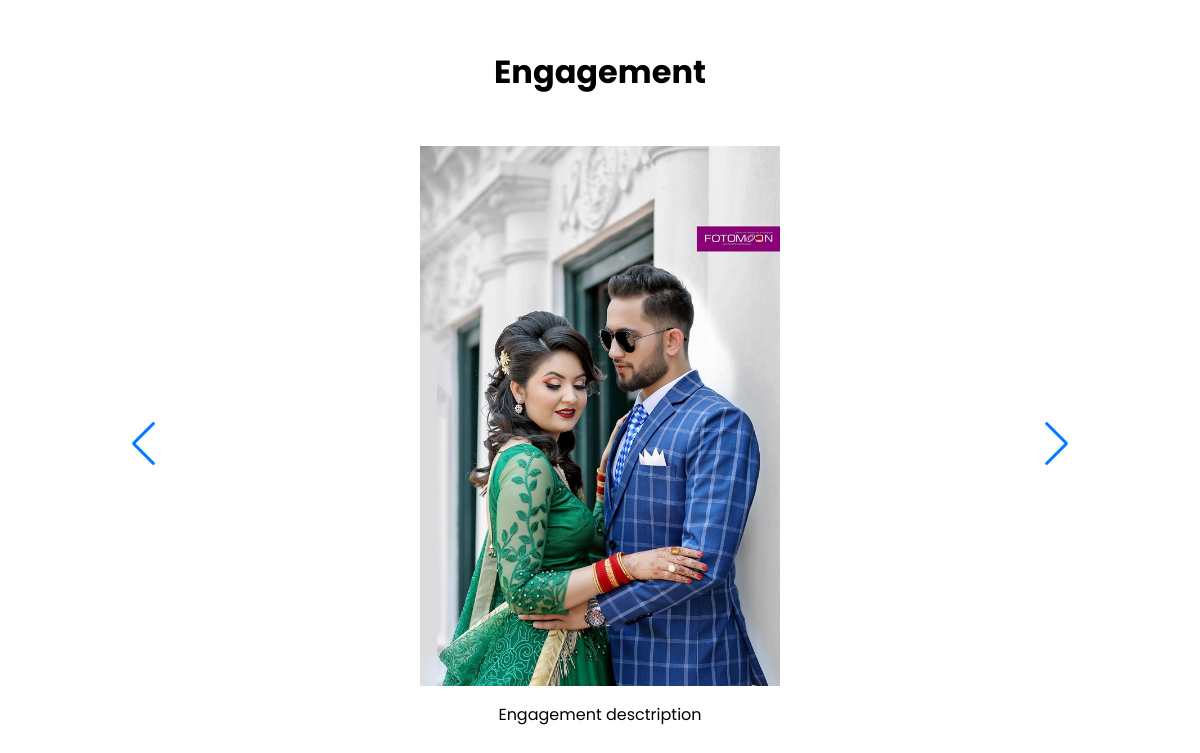
The page /portfolio-description/fd75fb0f-6cbc-43d7-9042-9193f93982f6/ on the database its author committed.
### gallery/models.py (models this page shows, shortened)
class Portfolio(models.Model):
    name = models.CharField(max_length=255, null=False, blank=False, verbose_name="Portfolio Name")
    id = models.UUIDField(default=uuid.uuid4, unique=True,
                          primary_key=True, editable=False)
    photo = models.ImageField(upload_to='images/portfolio/', blank=False,null=True, verbose_name="Cover Photo")
    created= models.DateTimeField(auto_now_add=True, null=True)

class PhotoPortfolio(models.Model):
    PHOTO_TYPE = (
        ('wide', 'Wide'),
        ('big', 'Big'),
        ('normal', 'Normal'),
    )
    photo_type = models.CharField(max_length=200, choices = PHOTO_TYPE, null=True)
    description = models.CharField(null=True, blank=False, max_length=250)
    photo = models.ImageField(upload_to='images/portfolio/', blank=False)
    portfolio = models.ForeignKey(
        'Portfolio', verbose_name="Portfolio", on_delete=models.CASCADE, null=True)
    uploaded = models.DateTimeField(auto_now_add=True)
    id = models.UUIDField(default=uuid.uuid4, unique=True,
                          primary_key=True, editable=False)

### gallery/views.py (the view)
# urls.py: path('portfolio-description/<str:pk>/', views.portfolio_description, name='portfolio_description'),
def portfolio_description(request, pk):
    portfolioObj = Portfolio.objects.get(id=pk)
    context = {'portfolio': portfolioObj}
    return render (request, 'gallery/portfolio_description.html', context)

### gallery/templates/gallery/portfolio_description.html (shortened to what this page needs)
{% extends 'main.html' %}
{% load static %}
{% block styles %}
<link rel="stylesheet" href="{% static 'css/portfolio_description.css' %}" />
{% endblock styles %}
{% block content %}
<h1>{{portfolio.name}}</h1>
<div class="swiper">
    <div class="swiper-wrapper">
        {% for photo in portfolio.photoportfolio_set.all %}
        <div class="swiper-slide">
            <div class="container">
                <img src="{{photo.photo.url}}" alt="" class="{{photo.photo_type}}}" />
            </div>
            <p>{{photo.description}}</p>
        </div>
        {% endfor %}
    </div>
    <div class="swiper-button-prev"></div>
    <div class="swiper-button-next"></div>
</div>
{% endblock content %}

### static/css/main.css (style rules this page uses)
body { position: relative; width: 100%; box-sizing: border-box; margin: 0; padding: 0; }
html { scroll-behavior: smooth; }
* { font-family: 'Poppins', sans-serif; }

### static/css/portfolio_description.css (style rules this page uses)
html { scroll-behavior: smooth; }
* { font-family: 'Poppins', sans-serif; }
h1 { text-align: center; margin: 1.5em auto; }
.swiper { width: 80%; height: 75vh; margin: 2.5em auto; box-sizing: border-box; display: flex; justify-content: center; align-items: center; }
.swiper-wrapper { width: 100%; height: 100%; box-sizing: border-box; margin: 0; padding: 0; display: flex; }
.swiper-slide { width: 100%; height: 100%; display: flex; flex-direction: column; justify-content: center; align-items: center; position: relative; }
.container { width: 88%; height: 90%; row-gap: .75em; column-gap: .75em; justify-content: center; align-items: center; }
.container img { width: 100%; height: 100%; object-fit: contain; }

### rows shown on the page
Portfolio: name "Engagement"
PhotoPortfolio: photo (picture), description "Engagement desctription"
